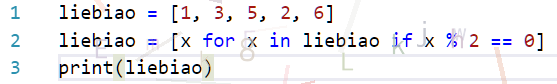
#> input picture services/problempics/0096b01c-00e1-4dc5-a34c-5cfbb757d4c1.png, 557 x 84 px, found by its file name; its folder holds only this picture in this run
$ python addwaterprint.py   (older library calls are emulated)
#> lines starting #> are read from the running program, lines starting #| are printed output that depends on the picture
### services/tools/imagetools.py
from PIL import Image, ImageDraw, ImageFont
import os
import random


def notinposi(posilist, img, tx, ty):
    for i in posilist:
        if abs(i[0] - tx) < img.size[0]//10 and abs(i[1] - ty) < img.size[1]//10:
            return True
    return False


def drawwaterprint(picpath):
    chars = list(
        "ABCDEFGHIJKLMNOPQRSTUVWXYabcdefghijklmnopqrstuvwxyz0123456789")
    cc = 0
    img = Image.open(picpath)
#> img is the input picture: PIL image 557x84 RGBA; mean R, G, B, A 239.4, 238.6, 241.3, 255
    layer = img.convert("RGBA")
    text_overlay = Image.new("RGBA", layer.size, (255, 255, 255, 0))
    line_overlay = Image.new("RGBA", layer.size, (255, 255, 255, 0))
    posilist = []
    imgsize_x, imgsize_y = img.size
#> imgsize_x = 557; imgsize_y = 84
    xcount = imgsize_x // 100
#> xcount = 5
    ycount = imgsize_y // 50
#> ycount = 1
    charcount = xcount * ycount
#> charcount = 5
    while cc < charcount:
        text = random.choice(chars)
        fnt = ImageFont.truetype(
            "C:\Windows\Fonts\simhei.ttf", random.randint(24, 36))
        linerandom = random.random()
        if linerandom > 0.2:
            line_draw = ImageDraw.Draw(line_overlay)
            lxt = random.randint(0, img.size[0])
            lxb = lxt + random.randint(-100, 100)
            lyt = random.randint(0, img.size[1])
            lyb = lyt + random.randint(-100, 100)
            line_draw.line((lxt, lyt) + (lxb, lyb),
                           fill=(random.randint(150, 255), random.randint(150, 200), random.randint(150, 200), 30), width=random.randint(3, 5))
            layer = Image.alpha_composite(layer, line_overlay)
        image_draw = ImageDraw.Draw(text_overlay)
        tsize_x, tsize_y = image_draw.textsize(text, font=fnt)
        tx = random.randint(layer.size[0]//10,
                            int((layer.size[0] - tsize_x) * 0.9))
        ty = random.randint(layer.size[1]//10,
                            int((layer.size[1] - tsize_y) * 0.9))
        while notinposi(posilist, img, tx, ty):
            tx = random.randint(
                layer.size[0]//10,  int((layer.size[0] - tsize_x) * 0.9))
            ty = random.randint(
                layer.size[1]//10, int((layer.size[1] - tsize_y) * 0.9))
        posilist.append((tx, ty))
        image_draw.text((tx, ty), text, font=fnt, fill=(random.randint(
            180, 220), random.randint(180, 220), random.randint(180, 220), 100))
        layer = Image.alpha_composite(layer, text_overlay)
        cc = cc + 1
#> this loop made 5 passes
#> (tsize_x, tsize_y) on passes 1 to 5: (19, 28), (8, 26), (17, 25), (12, 29), (18, 27)
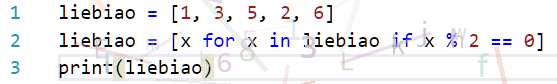
#> layer: PIL image 557x84 RGBA; mean R, G, B, A 239, 237.9, 240.8, 255
#> after the loop, cc = 5; posilist = [(299, 30), (103, 47), (216, 47), (477, 48), (284, 13)]
    layer.save(picpath)


### services/addwaterprint.py
from tools.imagetools import drawwaterprint
import os

filelist = os.listdir(os.getcwd() + "\\problempics")
for f in filelist:
    drawwaterprint(os.getcwd() + "\\problempics\\" + f)
print("finished.")

$ run again, on services/problempics/039b0b78-bdea-4ead-abb6-3473d9917ea4.png
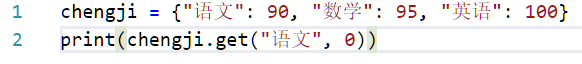
#> input picture services/problempics/039b0b78-bdea-4ead-abb6-3473d9917ea4.png, 582 x 64 px, found by its file name
#> in drawwaterprint, img is the input picture: PIL image 582x64 RGB; mean R, G, B 240.3, 237.7, 238.5
#> the loop in drawwaterprint, `while cc < charcount:` made 5 passes
#> (tsize_x, tsize_y) on passes 1 to 5: (19, 28), (8, 26), (17, 25), (12, 29), (21, 33)
#> after the loop in drawwaterprint, `while cc < charcount:`:
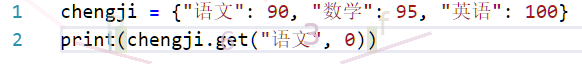
#> layer: PIL image 582x64 RGBA; mean R, G, B, A 240.1, 237.1, 238.1, 255
#> after the loop in drawwaterprint, `while cc < charcount:`:
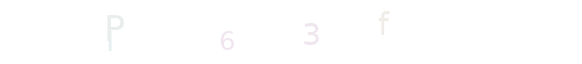
#> text_overlay: PIL image 582x64 RGBA; mean R, G, B, A 254.1, 254, 254.1, 1.5; transparent parts drawn white
#> after the loop in drawwaterprint, `while cc < charcount:`: cc = 5; posilist = [(302, 17), (106, 25), (219, 25), (378, 6), (104, 8)]
